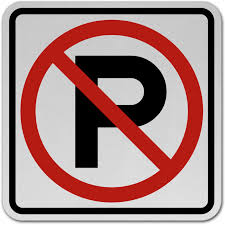
#> input picture trainimage.jpg, 225 x 225 px
$ python -i noparkingsigndetection.py   (imports and definitions only)
#> lines starting #> are read from the running program, lines starting #| are printed output that depends on the picture
#> further down, picture is the input picture: shape (225, 225, 3); mean B, G, R 131.4, 133, 164.4
def noparkingsigndetection(testImgBGR):
    import cv2

    MIN_MATCH_COUNT = 30

    detector = cv2.xfeatures2d.SIFT_create()
    FLANN_INDEX_KDTREE = 0
    flannParam = dict(algorithm=FLANN_INDEX_KDTREE, tree=5)
    flann = cv2.FlannBasedMatcher(flannParam, {})

    trainImg = cv2.imread('trainimage.jpg')
    cv2.imshow("Training Image",trainImg)
    cv2.waitKey(0)
    cv2.destroyWindow("Training Image")
    trainKP, trainDesc = detector.detectAndCompute(trainImg, None)
#> trainKP = 85 keypoints; strongest (x, y, size): (125, 91, 19.8), (86, 154, 16.6), (152, 103, 18.2), (109, 139, 17.5)

    #cv2.imshow("original image", testImgBGR)
    testImg = cv2.cvtColor(testImgBGR, cv2.COLOR_BGR2GRAY)
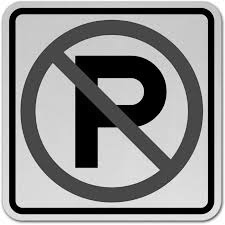
#> testImg: shape (225, 225); min 0, max 255, mean 142.2
    testKP, testDesc = detector.detectAndCompute(testImg, None)
#> testKP has the same summary as trainKP
    matches = flann.knnMatch(testDesc, trainDesc, k=2)
#> matches = 85 matches
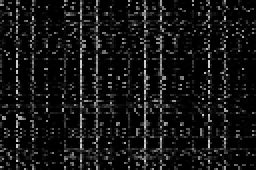
#> testDesc: shape (85, 128) float32 (shown 2 times larger); min 0, max 209, mean 20.8

    goodMatch = []
    for m, n in matches:
        if (m.distance < 0.66 * n.distance):
            goodMatch.append(m)
#> this loop made 85 passes
#> after the loop, goodMatch = 85 matches

    if (len(goodMatch) > MIN_MATCH_COUNT):
        # print("NO PARKING sign detected")
        return True

    else:
        # print("Not Enough Matches : %d/%d"%(len(goodMatch),MIN_MATCH_COUNT))
        return False

    #cv2.waitKey(0)
    #cv2.destroyAllWindows()

>>> import cv2
>>> picture = cv2.imread('trainimage.jpg')
>>> result = noparkingsigndetection(picture)
#> result = True
